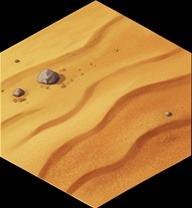
#> input picture backup_assets/img_00003.jpeg, 192 x 208 px
$ python ui_grid.py ../backup_assets/img_00003.jpeg --out out.png
#> lines starting #> are read from the running program, lines starting #| are printed output that depends on the picture
#> in main, img is the input picture: PIL image 192x208 RGB; mean R, G, B 158.8, 112.7, 53.2
#!/usr/bin/env python3
"""Разметка кадра адресной сеткой (A1..J10) и вырезание ячейки.

Зачем: ux-review обязан разбирать кадр поэлементно (AGENTS.md «UX-review машинным
зрением»), а расхождение надо чем-то зафиксировать. Сетка даёт словарь: «кнопка в
D5» и в кадре, и в макете — про одни и те же координаты, если размечать ОБОИМ
одинаковым --cols/--rows.

Инструмент размечает и кроит, он ничего не решает. Пиксельная мера вердиктом не
является (D-228: пустой серый кадр против раскрашенного макета даёт «80%»), вердикт
— разбор кадра глазом, а адрес ячейки только делает его проверяемым.

  python3 scripts/ui_grid.py reference/12_inventory_parchment_sheet.jpeg \
      --out /tmp/ref.grid.png
  python3 scripts/ui_grid.py frame.png --cell D4 --zoom 3 --out /tmp/cell.D4.png

Кадр для разметки берётся чистым (без сетки); в git пиксели не кладутся (D-185).
"""
from __future__ import annotations

import argparse
import os
import string
import sys

from PIL import Image, ImageDraw, ImageFont

FONT_CANDIDATES = [
    "/usr/share/fonts/truetype/dejavu/DejaVuSans-Bold.ttf",
    "/usr/share/fonts/dejavu/DejaVuSans-Bold.ttf",
    "/usr/share/fonts/truetype/liberation/LiberationSans-Bold.ttf",
    "/System/Library/Fonts/Supplemental/Arial Bold.ttf",
    "C:/Windows/Fonts/arialbd.ttf",
]


def cell_name(col: int, row: int) -> str:
    """(0,0) -> A1; за 26 колонок — числа, сетка крупнее 26×N нам не нужна."""
    return f"{string.ascii_uppercase[col] if col < 26 else col + 1}{row + 1}"


# [9 lines left out: function parse_cell, not called in this run]


def load_font(px: int):
    for path in FONT_CANDIDATES:
        try:
            return ImageFont.truetype(path, px)
        except OSError:
            continue
    try:
        return ImageFont.load_default(size=px)
    except TypeError:  # Pillow < 10.1
        return ImageFont.load_default()


def cell_bbox(size: tuple[int, int], cols: int, rows: int, col: int, row: int):
    w, h = size
    cw, ch = w / cols, h / rows
    x0, y0 = round(col * cw), round(row * ch)
    x1, y1 = round((col + 1) * cw), round((row + 1) * ch)
    return x0, y0, x1 - x0, y1 - y0


# [24 lines left out: function self_check, not called in this run]


def parse_args() -> argparse.Namespace:
    p = argparse.ArgumentParser(description="Адресная сетка / кроп ячейки для ux-review.")
    p.add_argument("image", help="чистый кадр или макет")
    p.add_argument("--out", required=True, help="куда писать")
    p.add_argument("--cols", type=int, default=10)
    p.add_argument("--rows", type=int, default=10)
    p.add_argument("--alpha", type=float, default=0.5, help="непрозрачность линий 0..1")
    p.add_argument("--line-width", type=int, default=0, help="толщина линии, 0 = авто")
    p.add_argument("--cell", type=parse_cell, default=None, metavar="A1",
                   help="не размечать, а вырезать эту ячейку")
    p.add_argument("--zoom", type=int, default=1, help="увеличить кроп (nearest), 1 = без изменения")
    p.add_argument("--pad", type=int, default=0, help="расширить кроп на N px в каждую сторону")
    a = p.parse_args()
    if a.cols < 1 or a.rows < 1:
        p.error("--cols/--rows обязаны быть >= 1")
    return a


# [11 lines left out: function crop_cell, not called in this run]


def draw_grid(img: Image.Image, a: argparse.Namespace) -> Image.Image:
    w, h = img.size
#> w = 192; h = 208
    lw = a.line_width or max(1, round(min(w, h) / 700))
#> lw = 1
    font = load_font(max(11, round(h / a.rows * 0.22)))
    overlay = Image.new("RGBA", img.size, (0, 0, 0, 0))
#> overlay: PIL image 192x208 RGBA; every value is 0
    d = ImageDraw.Draw(overlay)
    line = (255, 60, 60, int(255 * a.alpha))
    for i in range(1, a.cols):
        x = round(i * w / a.cols)
        d.line([(x, 0), (x, h)], fill=line, width=lw)
    for j in range(1, a.rows):
        y = round(j * h / a.rows)
        d.line([(0, y), (w, y)], fill=line, width=lw)
    for j in range(a.rows):
        for i in range(a.cols):
            name = cell_name(i, j)
            x, y, cw, ch = cell_bbox(img.size, a.cols, a.rows, i, j)
            tx, ty = x + 2 * lw + 2, y + 2 * lw + 1
            tw = d.textlength(name, font=font)
            th = font.size if hasattr(font, "size") else 12
            d.rectangle([tx - 1, ty - 1, tx + tw + 3, ty + th + 2], fill=(20, 0, 0, 190))
            d.text((tx + 1, ty), name, font=font, fill=(255, 240, 120, 255))
    out = img.convert("RGBA")
    out.alpha_composite(overlay)
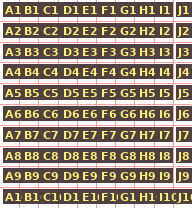
#> overlay: PIL image 192x208 RGBA; mean R, G, B, A 60.7, 36.1, 19.8, 149.1; transparent parts drawn white
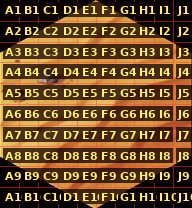
#> out: PIL image 192x208 RGBA; mean R, G, B, A 113.8, 79.1, 39.2, 255
    return out.convert("RGB")


def main() -> int:
    if "--self-check" in sys.argv:
        return self_check()
    a = parse_args()
    img = Image.open(a.image).convert("RGB")
    out = crop_cell(img, a) if a.cell else draw_grid(img, a)
    out.save(a.out)
    if a.cell:
        name = cell_name(a.cell[0], a.cell[1])
        print(f"[ui_grid] ячейка {name} ({a.cols}×{a.rows}) из {img.size[0]}×{img.size[1]}"
              f" → {out.size[0]}×{out.size[1]}{f' ×{a.zoom}' if a.zoom > 1 else ''} -> {a.out}")
    else:
        print(f"[ui_grid] сетка {a.cols}×{a.rows} на {img.size[0]}×{img.size[1]} -> {a.out}")
#| [ui_grid] сетка 10×10 на 192×208 -> out.png
    return 0


if __name__ == "__main__":
    sys.exit(main())
#> (the program exits here)

$ run again, on backup_assets/img_00005.jpeg
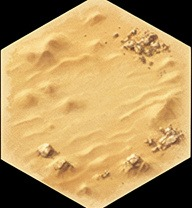
#> input picture backup_assets/img_00005.jpeg, 192 x 208 px
#> in main, img is the input picture: PIL image 192x208 RGB; mean R, G, B 179.1, 147.1, 93.2
#> in draw_grid, `out.alpha_composite(overlay)`:
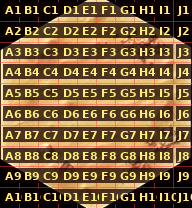
#> out: PIL image 192x208 RGBA; mean R, G, B, A 121.9, 92.9, 55.4, 255
#| [ui_grid] сетка 10×10 на 192×208 -> out.png

$ run again, on backup_assets/img_00011.jpeg
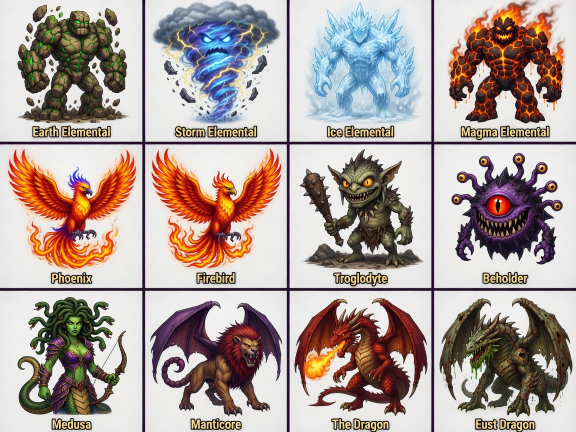
#> input picture backup_assets/img_00011.jpeg, 1152 x 864 px (shown at 1/2 size)
#> in main, img is the input picture: PIL image 1152x864 RGB; mean R, G, B 174.7, 161.2, 156.3
#> in draw_grid, `out.alpha_composite(overlay)`:
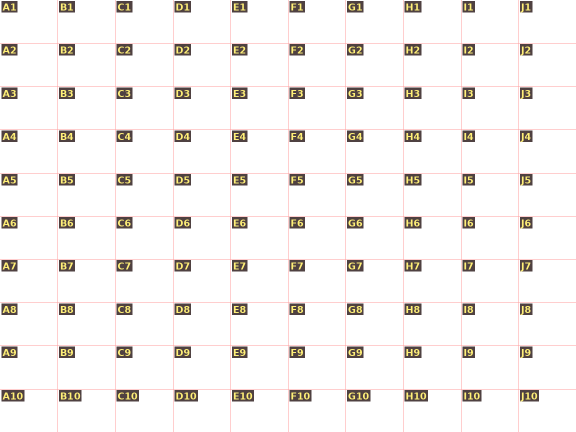
#> overlay: PIL image 1152x864 RGBA (shown at 1/2 size); mean R, G, B, A 10.3, 5.4, 3.2, 17.6; transparent parts drawn white
#> in draw_grid, `out.alpha_composite(overlay)`:
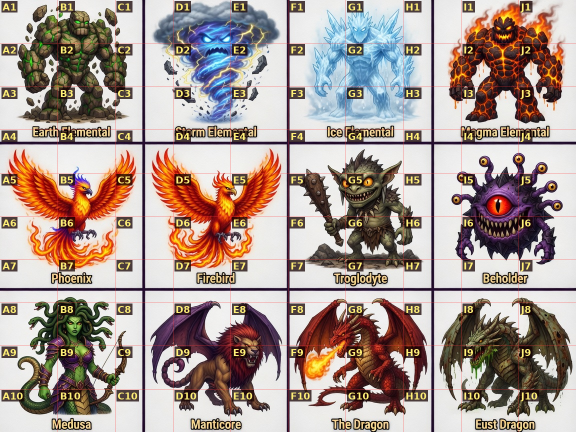
#> out: PIL image 1152x864 RGBA (shown at 1/2 size); mean R, G, B, A 170, 154.5, 147.9, 255
#| [ui_grid] сетка 10×10 на 1152×864 -> out.png

$ run again, on backup_assets/img_00012.jpeg
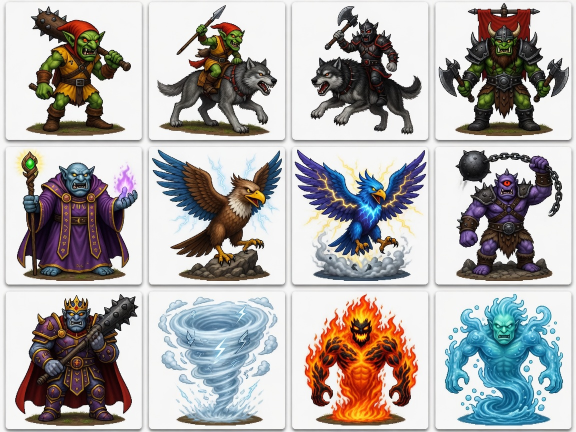
#> input picture backup_assets/img_00012.jpeg, 1152 x 864 px (shown at 1/2 size)
#> in main, img is the input picture: PIL image 1152x864 RGB; mean R, G, B 174.1, 171.1, 169.9
#> in draw_grid, `out.alpha_composite(overlay)`:
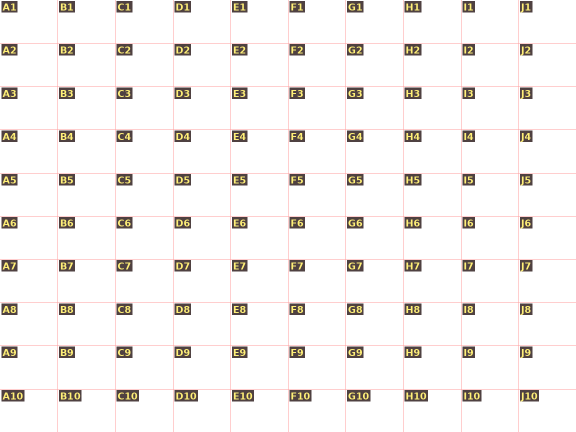
#> overlay: PIL image 1152x864 RGBA (shown at 1/2 size); mean R, G, B, A 10.3, 5.4, 3.2, 17.6; transparent parts drawn white
#> in draw_grid, `out.alpha_composite(overlay)`:
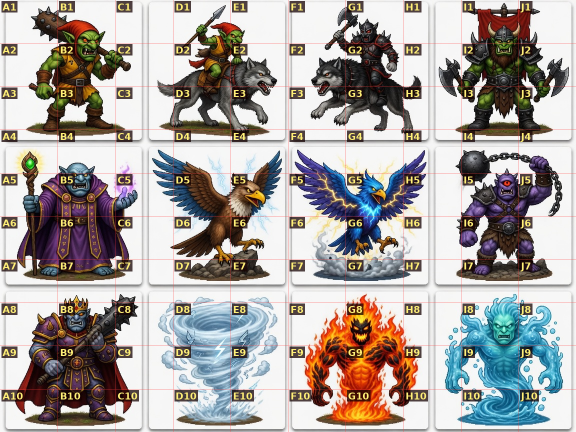
#> out: PIL image 1152x864 RGBA (shown at 1/2 size); mean R, G, B, A 169.6, 164.2, 161.1, 255
#| [ui_grid] сетка 10×10 на 1152×864 -> out.png
